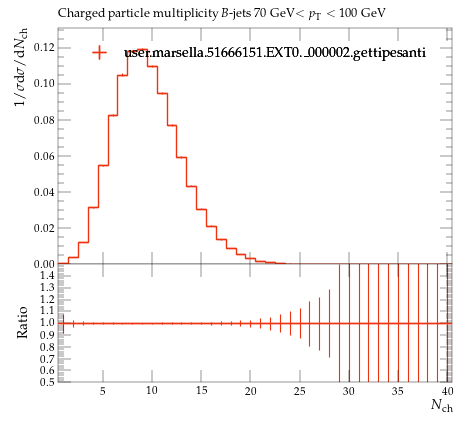

The script that saved this image:
#! /usr/bin/env python

# This Python script was auto-generated using YODA v2.0.2.
# Analysis object: /MC_HFDECAYS/avg_B_jet_ch_mult_70_100
# Timestamp: 24-07-2026 (16:40:05)

import matplotlib as mpl
import matplotlib.pyplot as plt
mpl.use('Agg') # comment out for interactive use
import os
import numpy as np

plotDir = os.path.split(os.path.realpath(__file__))[0]
if 'YODA_USER_PLOT_PATH' in globals():
    plot_outdir = globals()['YODA_USER_PLOT_PATH']
else:
    plot_outdir = plotDir

#plot style
plt.style.use(os.path.join(plotDir, '../default.mplstyle'))
# plot metadata
figW, figH = plt.rcParams['figure.figsize']
ax_xLabel = r'$N_\mathrm{ch}$'
ax_yLabel = r'$1/\sigma \mathrm{d}\sigma/\mathrm{d}N_\mathrm{ch}$'
ax_title  = r'Charged particle multiplicity $B$-jets 70 GeV$<p_\mathrm{T}<100$ GeV'
ax_xScale = 'linear'
ax_yScale = 'linear'
xLims = (0.5, 40.5)
yLims = (0.0, 0.13098206)
xMinorTickMarks = 0

# TeX-friendly labels for the legend
labels = {
    'legend' : ([ r"user.marsella.51666151.EXT0.\_000002.gettipesanti" ], r""),
}

# Adjust canvas width and height
canvasW = 10.0
canvasH = 9.0
figW *= canvasW/10.
figH *= canvasH/9.

# Create figure and axis objects
fig, (ax, ratio0_ax) = plt.subplots(2, 1, sharex=True,
                  figsize=(figW,figH), gridspec_kw={'height_ratios': (6.0, 3.0)})

# Set figure margins
plt.subplots_adjust(
    left   = 1.0 * plt.rcParams['figure.subplot.left'],
    right  = 1.0 * plt.rcParams['figure.subplot.right'],
    top    = 1.0 * plt.rcParams['figure.subplot.top'],
    bottom = 1.0 * plt.rcParams['figure.subplot.bottom'])

ratio0_ax.yaxis.set_major_locator(mpl.ticker.MultipleLocator(0.1))
ratio0_ax.set_ylim(0.5, 1.4999)
ratio0_ax.set_ylabel('Ratio')
ratio0_ax.xaxis.set_minor_locator(mpl.ticker.NullLocator())

# the numerical data is stored in a separate file
dataf = dict()
prefix = os.path.split(__file__)[0]
if prefix:    prefix = prefix + '/'
exec(open(prefix+'avg_B_jet_ch_mult_70_100__data.py').read(), dataf)


legend_handles = dict() # keep track of handles for the legend

# style options for curves
# starts at zorder>=5 to draw curve on top of legend
styles = {
  'user.marsella.51666151.EXT0._000002.gettipesanti.yoda.gz': {
    'color' : '#EE3311',
    'linestyle' : '-',
    'linewidth' : 1,
    'marker' : 'none',
    'markersize' : 2,
    'capsize' : 0.0,
    'zorder' : 5,
    'histstyle' : 1,
    'drawstyle' : 'steps-pre',
    'xerrorbars' : 1,
    'yerrorbars' : 1,
    'fillcolor' : None,
    'fillopacity' : 1.0,
    'ratio0_linestyle' : '-',
    'ratio0_linewidth' : 1,
    'ratio0_marker' : 'none',
    'ratio0_markersize' : 2,
    'ratio0_capsize' : 0.0,
    'ratio0_zorder' : 5,
    'ratio0_histstyle' : 1,
    'ratio0_drawstyle' : 'steps-pre',
    'ratio0_xerrorbars' : 1,
    'ratio0_yerrorbars' : 1,
  },
}

# curve from input yoda files in main panel
for label, yvals in dataf['yvals'].items():
    if all(np.isnan(v) for v in dataf['yvals'][label]):
        continue
    tmp = None
    if styles[label]['histstyle']: # draw as histogram
        xpos = dataf['xedges'][label] if styles[label]['drawstyle'] else dataf['xpoints'][label]
        ypos = np.insert(yvals, 0, yvals[0]) if styles[label]['drawstyle'] else yvals
        if styles[label]['fillcolor']: # fill area below curve
            ax.fill_between(xpos, ypos, step='pre',
                            color=styles[label]['fillcolor'],
                            alpha=styles[label]['fillopacity'])
        tmp, = ax.plot(xpos, ypos,
                       color=styles[label]['color'],
                       linestyle=styles[label]['linestyle'],
                       linewidth=styles[label]['linewidth'],
                       drawstyle=styles[label]['drawstyle'], solid_joinstyle='miter',
                       zorder=styles[label]['zorder'], label=label)
    tmp = ax.errorbar(dataf['xpoints'][label], yvals,
                      xerr=np.array(dataf['xerrs'][label])*styles[label]['xerrorbars'],
                      yerr=np.array(dataf['yerrs'][label])*styles[label]['yerrorbars'],
                      fmt=styles[label]['marker'], capsize=styles[label]['capsize'],
                      markersize=styles[label]['markersize'],
                      ecolor=styles[label]['color'],
                      color=styles[label]['color'], zorder=styles[label]['zorder'])
    tmp[-1][0].set_linestyle(styles[label]['linestyle'])
    tmp[-1][0].set_linewidth(styles[label]['linewidth'])
    if label in dataf['add_legend_handle']:  legend_handles[label] = tmp
    for varLabel in dataf['variation_yvals'].keys():
        if varLabel.startswith(label):
            tmp, = ax.plot(dataf['xedges'][label], dataf['variation_yvals'][varLabel],
                           color=styles[label]['color'],
                           linestyle=styles[label]['linestyle'],
                           linewidth=styles[label]['linewidth'],
                           drawstyle='steps-pre', solid_joinstyle='miter',
                           zorder=styles[label]['zorder'], alpha=0.5)


# plots on ratio panel
# curve from input yoda files in ratio panel
for label, yvals in dataf['ratio0_yvals'].items():
    if all(np.isnan(v) for v in yvals):
        continue
    if styles[label]['ratio0_histstyle']: # plot as histogram
        xpos = dataf['xedges']['user.marsella.51666151.EXT0._000002.gettipesanti.yoda.gz'] if styles[label]['ratio0_drawstyle'] else dataf['xpoints']['user.marsella.51666151.EXT0._000002.gettipesanti.yoda.gz']
        ypos = np.insert(yvals, 0, yvals[0]) if styles[label]['ratio0_drawstyle'] else yvals
        ratio0_ax.plot(xpos, ypos,
                       color=styles[label]['color'],
                       linewidth=styles[label]['linewidth'],
                       linestyle=styles[label]['ratio0_linestyle'],
                       drawstyle=styles[label]['ratio0_drawstyle'], zorder=styles[label]['zorder'],
                       solid_joinstyle='miter')
    tmp = ratio0_ax.errorbar(dataf['xpoints']['user.marsella.51666151.EXT0._000002.gettipesanti.yoda.gz'], yvals,
                             xerr=np.array(dataf['ref_xerrs'])*styles[label]['ratio0_xerrorbars'],
                             yerr=np.array(dataf['ratio0_yerrs'][label])*styles[label]['ratio0_yerrorbars'],
                             fmt=styles[label]['ratio0_marker'], capsize=styles[label]['ratio0_capsize'],
                             markersize=styles[label]['ratio0_markersize'],
                             ecolor=styles[label]['color'],
                             color=styles[label]['color'])
    tmp[-1][0].set_linestyle(styles[label]['ratio0_linestyle'])
    tmp[-1][0].set_linewidth(styles[label]['ratio0_linewidth'])

    for varlabel in dataf['ratio0_variation_vals'].keys():
        if varlabel.startswith(label):
            ratio0_ax.plot(dataf['xedges']['user.marsella.51666151.EXT0._000002.gettipesanti.yoda.gz'],
                            dataf['ratio0_variation_vals'][varlabel],
                            color=styles[label]['color'],
                            linestyle=styles[label]['linestyle'],
                            linewidth=styles[label]['linewidth'],
                            drawstyle='steps-pre', solid_joinstyle='miter',
                            zorder=1, alpha=0.5)

legend_items = list(legend_handles.values())
ax.add_artist(ax.legend(legend_items,
                        labels['legend'][0],
                        title=labels['legend'][1],
                        alignment='left',
                        loc='upper center',
                        bbox_to_anchor=(0.5, 0.97)))

# set plot metadata as defined above
ratio0_ax.set_xlabel(ax_xLabel)
ratio0_ax.xaxis.set_label_coords(1., -0.15)
ax.set_ylabel(ax_yLabel, ha='right', va='top')
ax.yaxis.set_label_coords(-0.11, 1.0)
ax.set_title(ax_title, loc='left')
ax.set_xscale(ax_xScale)
ax.set_yscale(ax_yScale)
ax.set_xlim(xLims)
ax.set_ylim(yLims)

# tick formatting
plt.rcParams['xtick.top'] = True
plt.rcParams['ytick.right'] = True
ax.xaxis.set_minor_locator(mpl.ticker.NullLocator())
fig.align_ylabels((ax, ratio0_ax))
plt.savefig(os.path.join(plot_outdir, 'avg_B_jet_ch_mult_70_100.pdf'), format='PDF')
plt.savefig(os.path.join(plot_outdir, 'avg_B_jet_ch_mult_70_100.png'), format='PNG')

plt.close(fig)
